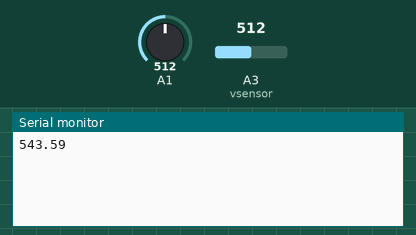
This sketch was run on a simulated Arduino Uno, built with avr-gcc and run on an emulated ATmega328P. On the bench: the last lines printed to the serial monitor. The test bench sets the inputs (shaded band); at power-on: A1 = 512, A3 (vsensor) = 512.

Above: at 1.2 s.
1.3 s: A1 set to 716
2.8 s: A3 (vsensor) set to 716
At 4.1 s:
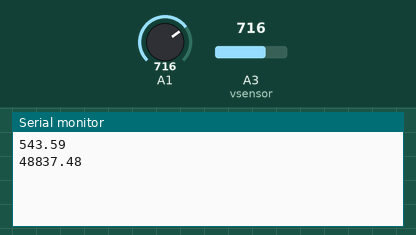
4.3 s: A1 set to 900
At 5.7 s:
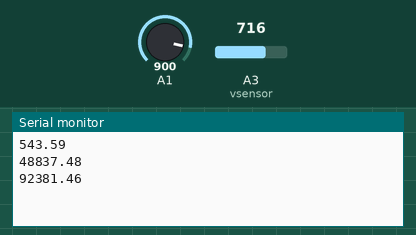
5.8 s: A3 (vsensor) set to 900
At 8.1 s:
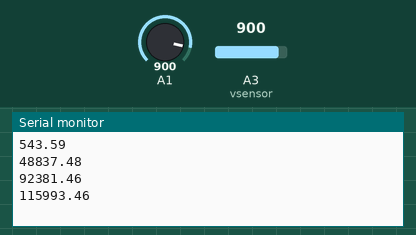
Timing chart, 0 to 8.3 s (numbered marks = the images above; inputs shaded):
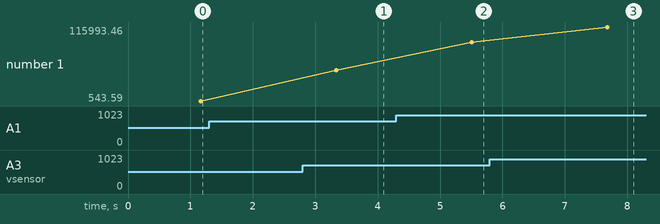

The sketch:

voltageSensor.ino
```cpp
// Vin = 4.49V
// 5V = 5.04V


const int vsensor = A3;
float vIn;
float vOut;
float voltageSensorVal;
const float factor = 5.128;
const float vCC = 5.00;

void setup() {
  Serial.begin(9600);
}

void loop() {
  float average = 0;
  for(int i = 0; i < 1000; i++)
  {
    average = average + (.0264 * analogRead(A1) -13.51) / 1000;
    delay(1);
  }

  // put your main code here, to run repeatedly:
  voltageSensorVal = analogRead(vsensor);
  vOut = (voltageSensorVal / 1024) * vCC;
  vIn = vOut * factor;

  //Serial.print("Voltage = ");
  //Serial.print(vIn - 12.59);
  //Serial.println("V");
  Serial.println(((vIn * average) + 1 ) * 500);
  delay(1000);
}
```

Measured:
- after the input at 2.8 s, the serial monitor: prints a new line after 0.54 s (image 1)
- after the input at 4.3 s, the serial monitor: prints a new line after 1.2 s (image 2)
- after the input at 5.8 s, the serial monitor: prints a new line after 1.9 s (image 3)
- plotted number 1: 543.59 → 48837.48 after the input at 2.8 s, 48837.48 → 92381.46 after the input at 4.3 s, 92381.46 → 115993.46 after the input at 5.8 s
